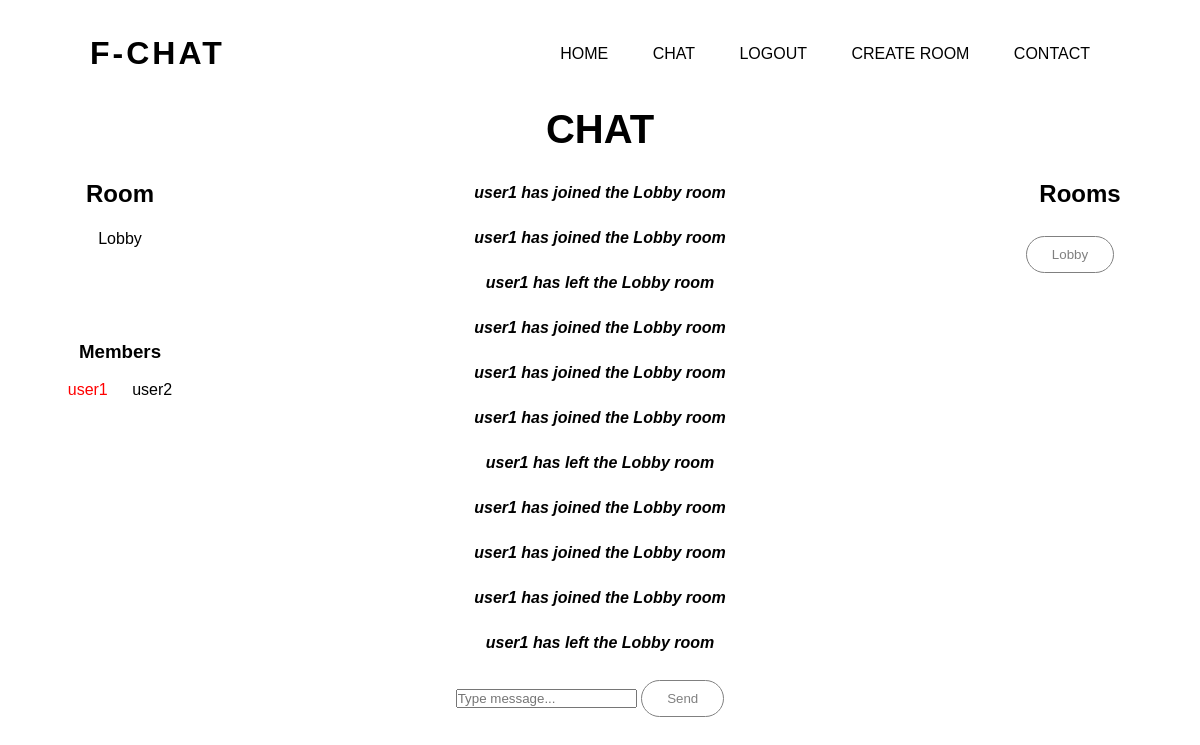
Page /chat (signed in) on the earlier database version.
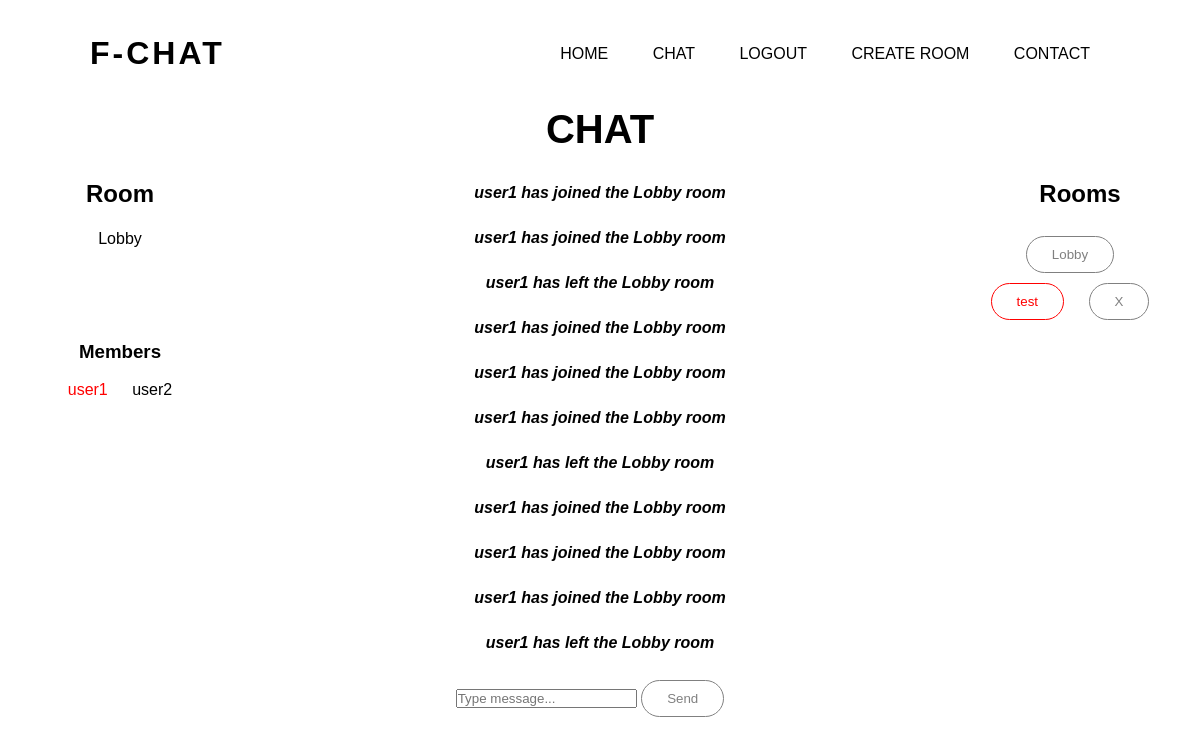
Same page on the later database version.
### app/models.py (models this page shows)
class User(db.Model, UserMixin):
    __tablename__ = "user"
    id = db.Column(db.Integer, primary_key=True)
    username = db.Column(db.String(80))
    email = db.Column(db.String(100))
    password = db.Column(db.String(200))
    authored_messages = db.relationship('Message')
    owned_rooms = db.relationship('Room')
    rooms = db.relationship('Room', secondary=room_members, backref=db.backref('members', lazy='dynamic'))

class Message(db.Model):
    __tablename__ = "message"
    id = db.Column(db.Integer, primary_key=True)
    room_id = db.Column(db.Integer, db.ForeignKey('room.id'))
    author = db.Column(db.String(80), db.ForeignKey('user.username'))
    content = db.Column(db.String(500))
    receivers = db.relationship('User', secondary=message_receivers, backref=db.backref('messages', lazy='dynamic'))
    is_system_message = db.Column(db.Boolean, default=False)

class Room(db.Model):
    __tablename__ = "room"
    id = db.Column(db.Integer, primary_key=True)
    room_name = db.Column(db.String(100))
    owner = db.Column(db.String(80), db.ForeignKey('user.username'))
    messages = db.relationship('Message')

### app/views.py (the view)
@views.route("/chat", methods=["GET", "POST"])
def chat():
    lobby_room = Room.query.filter_by(room_name="Lobby").first()
    if not lobby_room:
        lobby_room = Room(room_name="Lobby")
        db.session.add(lobby_room)
        for user in User.query.all():
            lobby_room.members.append(user)
        db.session.commit()
    elif current_user not in lobby_room.members:
        lobby_room.members.append(current_user)
        db.session.commit()
    elif len(lobby_room.messages) >= 100:
        db.session.delete(lobby_room.messages[0])
        db.session.commit()
    return render_template("chat.html", user=current_user, rooms=current_user.rooms, current_room=Room.query.filter_by(room_name=session["current_room"]).first())

### app/__init__.py (called while the page is built)
def create_app():
    app.config["SECRET_KEY"] = "secret!"
    app.config["SESSION_TYPE"] = "filesystem"
    app.config["SQLALCHEMY_DATABASE_URI"] = f"sqlite:///{DB_NAME}"
    login_manager = LoginManager(app)
    Session(app)
    register_resources()
    @login_manager.user_loader
    def load_user(id):
        return User.query.get(int(id))
    db.init_app(app)
    jwt.init_app(app)
    from .socket import socketio
    from .views import views
    from .auth import auth
    app.register_blueprint(views, url_prefix="/")
    app.register_blueprint(auth, url_prefix="/")
    create_database(app)
    return socketio, app

### app/templates/chat.html (shortened to what this page needs)
{% extends "base.html" %} {% block title %} Chat {% endblock %}
{% from 'field-macro.html' import displayField %}
{% block content %}
<h1 class="chat-heading">Chat</h1><br>
<head>
    <link rel="stylesheet" href="../static/css/chat.css">
</head>
<div class="container">
        <div id="display-current-room">
            <h2>Room</h2><br>
            <p id="get-room">{{current_room.room_name}}</p>
        </div>
        <div id="display-room-members">
            <h3 align="center">Members</h3><br>
            <ul class="member-list">
            {% for member in current_room.members %}
                {% if member.username == user.username %}
                    <li style="color: red;">{{member.username}}</li>
                {% else %}
                    <li>{{member.username}}</li>
                {% endif %}
            {% endfor %}
            </ul>
        </div>
        <div id="manage-room">
        </div>
        <div id="display-message-section">
            {% for message in current_room.messages %}
                {% if message in user.messages %}
                    {% if message.is_system_message %}
                        <p><i><b>{{ message.content }}</b></i></p>
                    {% else %}
                        {% if message.author == user.username %}
                            <p style="color: red;">{{ message.author }}: {{ message.content }}</p>
                        {% else %}
                            <p>{{ message.author }}: {{ message.content }}</p>
                        {% endif %}
                    {% endif %}
                {% endif %}
            {% endfor %}
        </div>
        <div id="input-area">
            <input type="text" id="user_message" placeholder="Type message..." autocomplete="off">
            <button class="send-button" type="button" id="send_message">Send</button>
        </div>
        <div id="room-section">
            <h2 align="center">Rooms</h2><br>
            <ul class="room-list">
            {% for room in rooms %}
                <li>
                {% if room.owner == user.username %}
                    <button style="color: red;" class="select-room" type="button">{{room.room_name}}</button>
                    <button onclick="deleteRoom('{{room.room_name}}')">X</button>
                {% else %}
                    <button class="select-room" type="button">{{room.room_name}}</button>
                {% endif %}
                </li>
            {% endfor %}
            </ul>
        </div>
</div>
{% endblock %}

Differences in the rows shown:
added Room: room_name "test"
